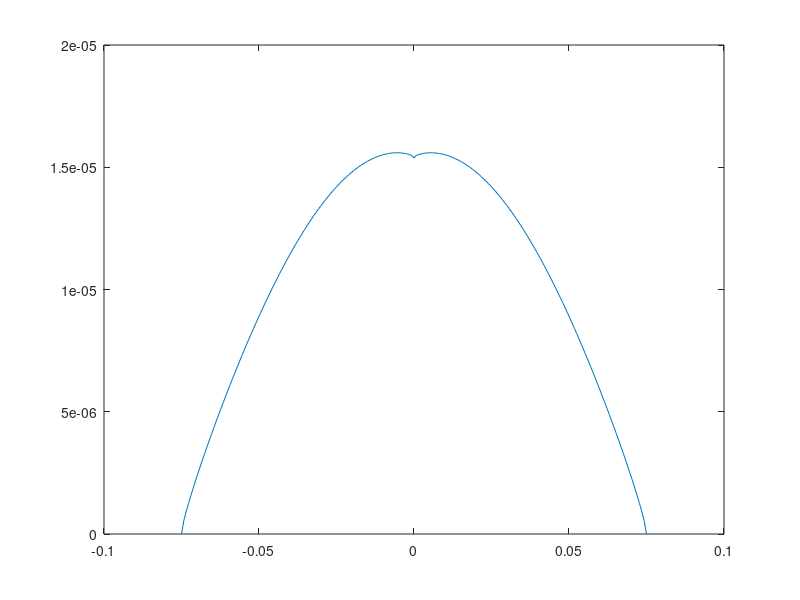

Write MATLAB code to recreate this figure.
%% Hallen's Integral Ref: Antenna-Theory-by-Balanis, sec: 8.3.2%%
f=1*10^9;
lam=3*10^8/f;
k=2*pi/lam;
l=lam/2;
a=.001*lam;
delz=l/200;
for i=1:201
    z(i)=delz*(i-1)-l/2;
    for j=1:201
       zp(j)=delz*(j-1)-l/2;
       range(i,j)=sqrt(a^2+(z(i)-zp(j))^2);
       g(i,j)=exp(-sqrt(-1)*k*range(i,j))/(4*pi*range(i,j));
    end
end
for i=1:201
    z(i)=delz*(i-1)-l/2;
    rhs1(i)=-(sqrt(-1)/377)*sin(k*abs(z(i)));
    rhs2(i)=-(sqrt(-1)/377)*cos(k*z(i));
end
C1=inv(g)*rhs1.';
C2=inv(g)*rhs2.';
B=-C1(201)/C2(201);
rhs=rhs1+B*rhs2;
curr=inv(g)*rhs.';
plot(z,abs(curr));